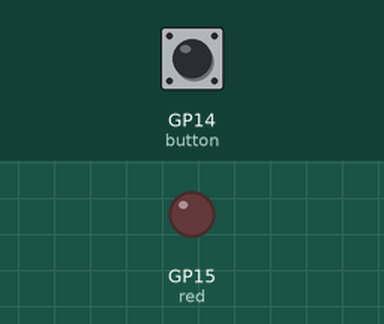
Simulated run of this program. Board: Raspberry Pi Pico running MicroPython. On the bench: output pins drawn as LEDs (lit = HIGH). Inputs (shaded band) come from the test bench; at power-on: GP14 (button) LOW.

Above: at 1.2 s.
1.3 s: GP14 (button) pulled HIGH for 0.15 s
At 2.4 s:
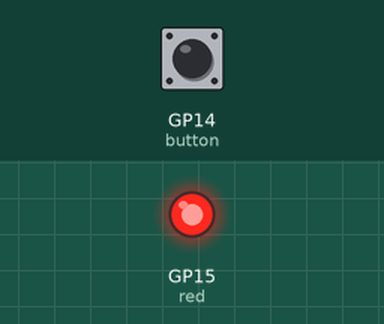
4.4 s: GP14 (button) pulled HIGH for 1 s
At 7.5 s:
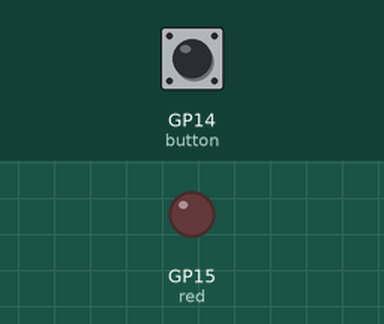
7.9 s: GP14 (button) pulled HIGH for 3.2 s
At 8.7 s:
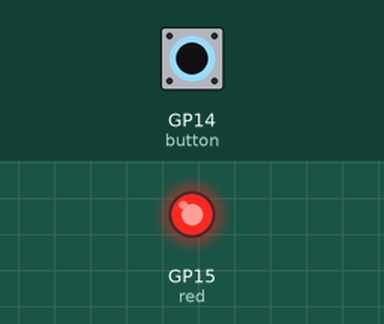
Timing chart, 0 to 13.4 s (numbered marks = the images above; inputs shaded):
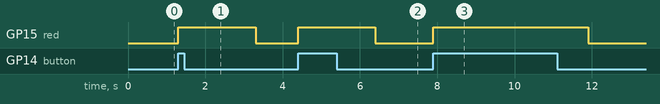

The program:

button-led.py
```python
from machine import Pin
from utime import sleep

red = Pin(15, Pin.OUT)
button = Pin(14, Pin.IN, Pin.PULL_DOWN)

while True:
    if button.value():
        red.value(1)
        sleep(2)
    red.value(0)
```

Measured:
- after the input at 1.3 s, GP15 (red): LOW → HIGH at once, → LOW 2.0 s later
- after the input at 4.4 s, GP15 (red): LOW → HIGH at once, → LOW 2.0 s later
- after the input at 7.9 s, GP15 (red): LOW → HIGH at once, → LOW 4.0 s later
